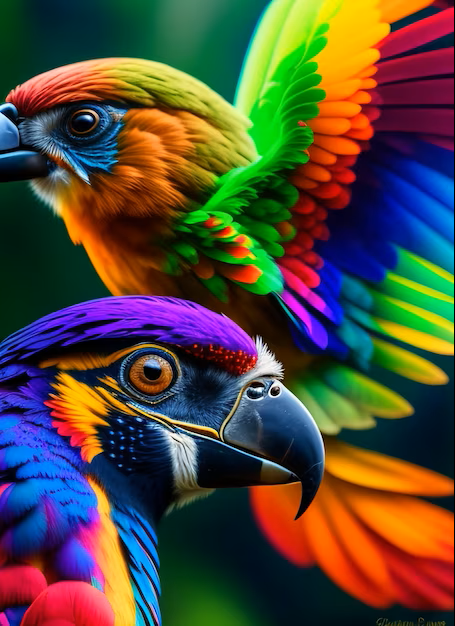
#> input picture 8-periodo/PDI/23.09/passaros.png, 455 x 626 px; the run also reads 1 picture not shown here
$ jupyter execute lab2.ipynb   (shell and % lines are left out)
#> lines starting #> are read from the running program, lines starting #| are printed output that depends on the picture
[cell 1]
import cv2
import numpy as np
import matplotlib.pyplot as plt

[cell 2]
import cv2
import numpy as np
import matplotlib.pyplot as plt

# Função para carregar em escala de cinza ou coloridas
def load_images(image_path1, image_path2, color=False):
#> called with image_path1 = 'passaros.png', image_path2 = 'Cinza.png', color = True
    if color:
        image1 = cv2.imread(image_path1, cv2.IMREAD_COLOR)
#> image1 is the input picture: shape (626, 455, 3); mean B, G, R 58.1, 73.5, 82.3
        image2 = cv2.imread(image_path2, cv2.IMREAD_COLOR)
#| Dimensões da imagem 1: (626, 455, 3)
#| Dimensões da imagem 2: (1024, 1024, 3)
    else:
        image1 = cv2.imread(image_path1, cv2.IMREAD_GRAYSCALE)
        image2 = cv2.imread(image_path2, cv2.IMREAD_GRAYSCALE)

    return image1, image2

# Função para subtrair as imagens
def subtract_images(image1, image2):
    # A função cv2.subtract lida com valores negativos adequadamente
    result = cv2.subtract(image1, image2)
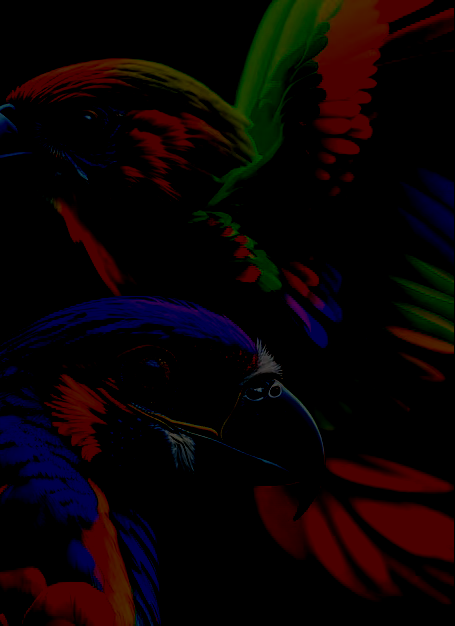
#> result: shape (626, 455, 3); mean B, G, R 4.1, 3.1, 10.8
    return result

# Caminhos das duas imagens
image_path1 = 'passaros.png'
image_path2 = 'Cinza.png'

# Carregar as imagens (em colorido ou escala de cinza)
# Use color=True se quiser subtrair imagens coloridas, senão deixa como False
image1, image2 = load_images(image_path1, image_path2, color=True)

# Verificar as dimensões das imagens
print(f"Dimensões da imagem 1: {image1.shape}")
print(f"Dimensões da imagem 2: {image2.shape}")

# Redimensionar a segunda imagem para que tenha as mesmas dimensões que a primeira, se necessário
if image1.shape != image2.shape:
    image2 = cv2.resize(image2, (image1.shape[1], image1.shape[0]))

# Subtrair as imagens
result_image = subtract_images(image1, image2)

# Exibir a imagem resultante
plt.figure(figsize=(6, 6))
plt.title("Resultado da Subtração de Imagens")
plt.imshow(cv2.cvtColor(result_image, cv2.COLOR_BGR2RGB))
plt.axis('off')  # Ocultar os eixos
plt.show()

# Salvar a imagem resultante
cv2.imwrite('result_image.jpg', result_image)

# Exibir as imagens original e subtraída
plt.figure(figsize=(10, 6))

plt.subplot(1, 3, 1)
plt.title('Imagem 1')
plt.imshow(cv2.cvtColor(image1, cv2.COLOR_BGR2RGB))
plt.axis('off')

plt.subplot(1, 3, 2)
plt.title('Imagem 2')
plt.imshow(cv2.cvtColor(image2, cv2.COLOR_BGR2RGB))
plt.axis('off')

plt.subplot(1, 3, 3)
plt.title('Imagem Subtraída')
plt.imshow(cv2.cvtColor(result_image, cv2.COLOR_BGR2RGB))  # Corrigido para result_image
plt.axis('off')

plt.tight_layout()
plt.show()
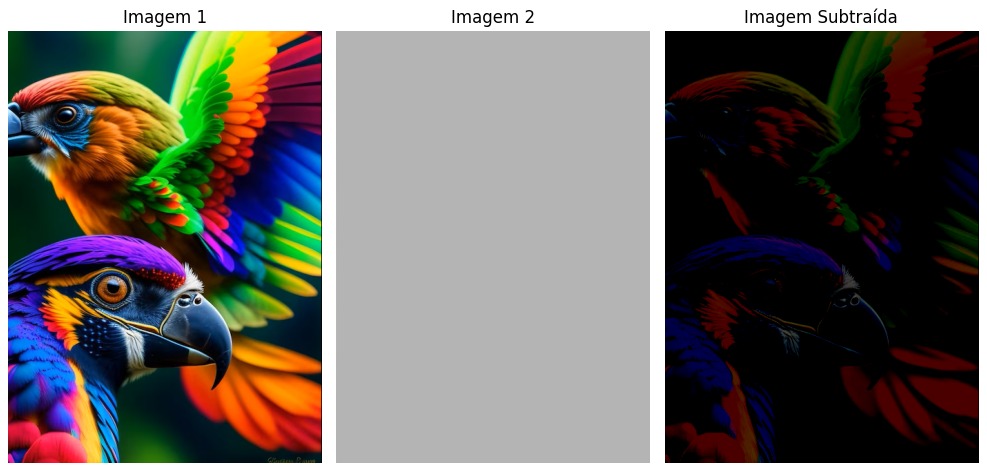
#> figure drawn by matplotlib, 3 panels

# Salvar a imagem resultante
cv2.imwrite('subtracted_image.jpg', result_image)  # Corrigido para result_image
#> Out = True
